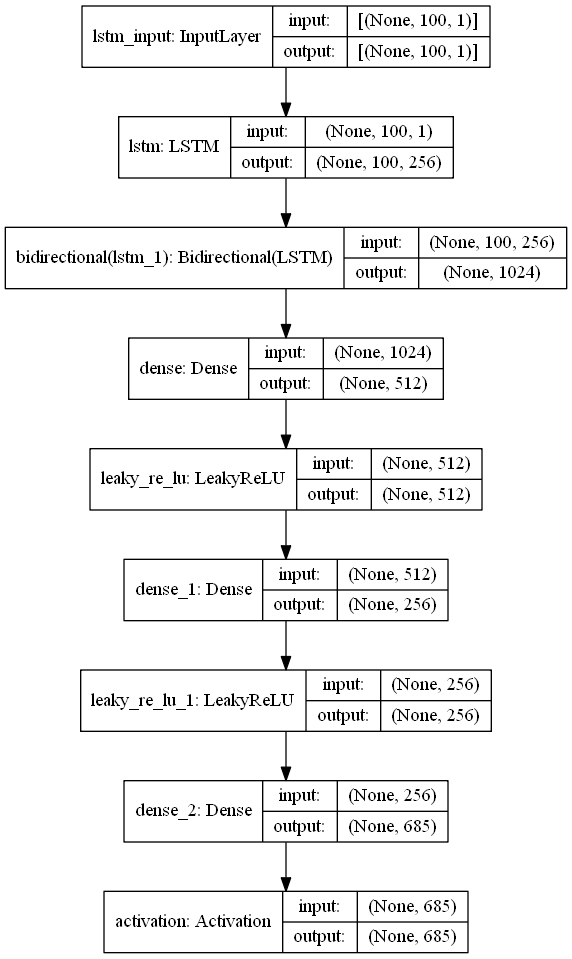

Reproduce this figure in Python.
import os
import logging
import datetime as dt
from tensorflow.keras import models
from tensorflow.keras.models import Sequential
from tensorflow.keras.layers import LSTM, Dense, Dropout, Activation, Bidirectional, LeakyReLU
from tensorflow.keras.callbacks import ModelCheckpoint
from tensorflow.keras.utils import plot_model
import matplotlib.pyplot as plt
import tensorflow as tf
import numpy as  np
from preprocessing import *

logging.basicConfig(level=logging.INFO)
model_dir = './models'
model_name = 'LSTM'

#일단 복붙
def create_model(seq_shape, n_vocab) :
    logging.info("Create Model")

    model = Sequential()
    model.add(LSTM(256, input_shape=seq_shape, return_sequences=True))
    model.add(Bidirectional(LSTM(512)))
    model.add(Dense(512))
    model.add(LeakyReLU(alpha=0.2))
    model.add(Dense(256))
    model.add(LeakyReLU(alpha=0.2))
    model.add(Dense(n_vocab))
    model.add(Activation('softmax'))
    model.compile(loss='categorical_crossentropy',
                  optimizer='rmsprop',
                  metrics=['accuracy'])
    model.summary()
    plot_model(model, to_file='model.png', show_shapes=True, show_layer_names=True)

    return model

def load_last_model() :
    file_list = os.listdir(model_dir)

    if len(file_list) == 0 :
        raise Exception('Failed Load Last Model : None of the models exist')

    file_list.sort(reverse=True)

    return load_model(file_list[0])

def load_model(name : str) :
    model = models.load_model(f'{model_dir}/{name}')
    print(f"Load Model: {name}")

    model.summary()

    return model

def save_model(model) :
    os.makedirs(model_dir, exist_ok=True)

    now = dt.datetime.now().strftime('%Y-%m-%dT%H%M%S')

    file_path = f'{model_dir}/{model_name}-{now}-0.h5'
    logging.info(f"Save Model: {file_path}")
    model.save(file_path)


def train(model, train_x, train_y) :
    logging.info("Model Train")

    now = dt.datetime.now().strftime('%Y-%m-%dT%H%M%S')

    filepath = f"{model_dir}/{model_name}-{now}" + "-weights-{epoch:02d}-{loss:.4f}.h5"
    checkpoint = ModelCheckpoint(
        filepath,
        monitor='loss',
        verbose=0,
        save_best_only=True,
        mode='min'
    )
    callbacks_list = [checkpoint]

    history = model.fit(train_x, train_y, epochs=10, batch_size=64, callbacks=callbacks_list)
    return history


def show_train_result(history, is_save=True) :
    plt.plot(history.history['accuracy'])
    plt.plot(history.history['val_accuracy'])
    plt.title('Model accuracy')
    plt.xlabel('Epoch')
    plt.ylabel('Accuracy')
    plt.legend(['Train', 'Test'], loc='upper left')
    if is_save :
        now = dt.datetime.now().strftime('%Y-%m-%dT%H%M%S')
        plt.savefig(f'train_result-{now}.png')

    plt.show()

if __name__ == '__main__':
    model = create_model(get_seq_shape(), get_n_vocab())
    save_model(model)